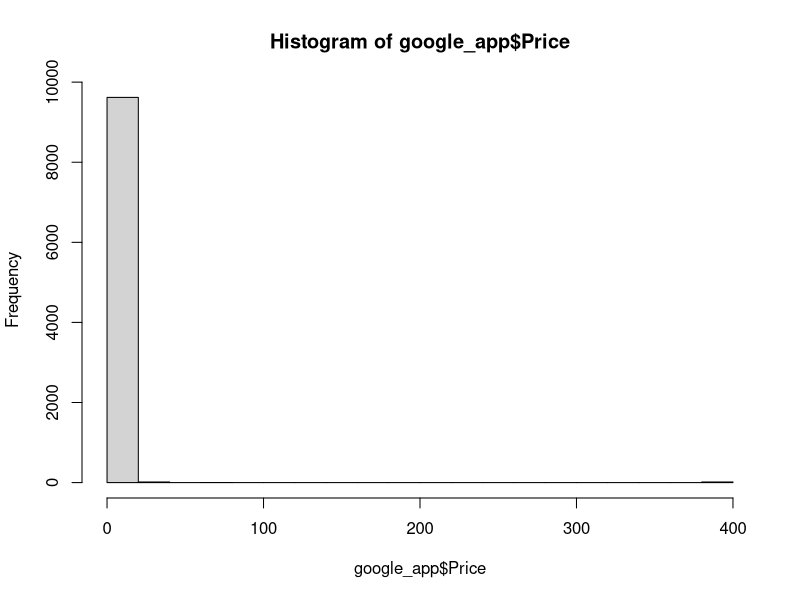
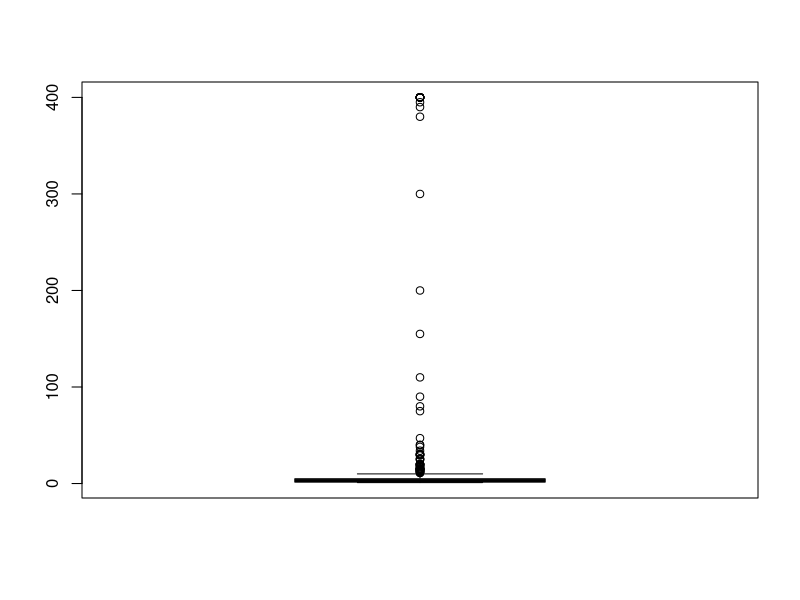
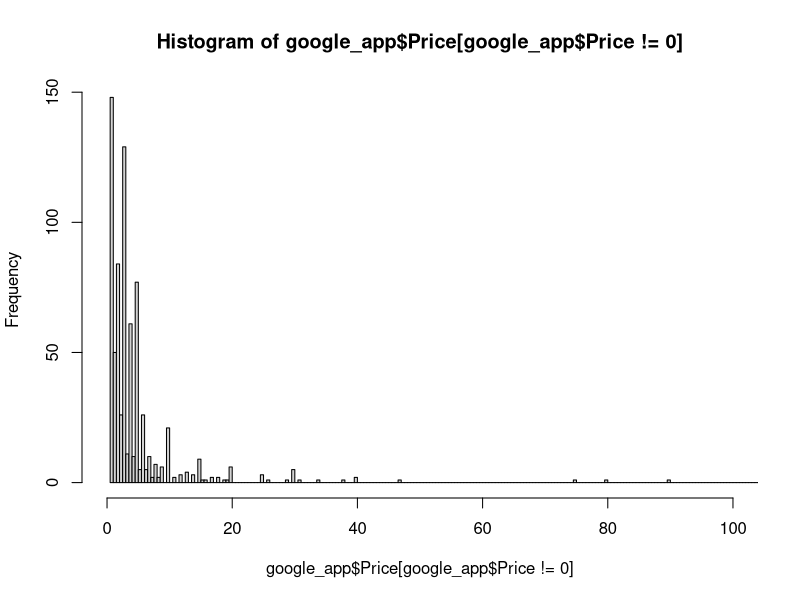

Generate these figures, in order, with R:
google_app=read.csv("google_app.csv")

# Variabile Installs ricodifica e accorpamenti
inst <- as.character(google_app$Installs)
# lev <- c("[0, 1K)","[1K, 5K)","[5K, 10K)","[10K, 50K)",
#          "[50K, 100K)","[100K, 500K)","[500K, 1M)", "[1M, 5M)", 
#          "[5M, 10M)", "[10M, 50M)","[50M, 100M)", 
#          "[100M, 500M)","[500M, 1B)", "[1B, +)")
lev <- c("[0, 1K)","[1K, 5K)","[5K, 10K)","[10K, 50K)",
         "[50K, 100K)","[100K, 500K)","[500K, 1M)", "[1M, 5M)", 
         "[5M, 10M)", "[10M, 50M)","[50M, 100M)", 
         "[100M, 500M)","[500M, +)")
reco_factor <- function(x){
  if(x=="1,000,000,000+"){
    return(lev[13])
  } else if(x=="500,000,000+"){
    return(lev[13])
  } else if(x=="100,000,000+"){
    return(lev[12])
  } else if(x=="50,000,000+"){
    return(lev[11])
  } else if(x=="10,000,000+"){
    return(lev[10])
  } else if(x=="5,000,000+"){
    return(lev[9])
  } else if(x=="1,000,000+"){
    return(lev[8])
  } else if(x=="500,000+"){
    return(lev[7])
  } else if(x=="100,000+"){
    return(lev[6])
  } else if(x=="50,000+"){
    return(lev[5])
  } else if(x=="10,000+"){
    return(lev[4])
  } else if(x=="5,000+"){
    return(lev[3])
  } else if(x=="1,000+"){
    return(lev[2])
  } else{
    return(lev[1])
  }
}
instal_corr <- as.character(sapply(inst,reco_factor))
google_app$Installs <- factor(instal_corr, lev, ordered = T)

# Modifica 2
# creo la nuova variabile
Size_Varies <- google_app$Size=="Varies with device"
summary(Size_Varies)

# ricodifico quelle che non variano
table(google_app$Size)
# Dato che un Mb ? mille Kb
# Mb
# Tengo memoria dei Mb
lunghezze <- nchar(as.character(google_app$Size))
Mega <- substr(as.character(google_app$Size),lunghezze,lunghezze)=="M"
head(Mega,50)

# Trasformo
google_app$Size <-gsub("M","", google_app$Size)
google_app$Size <-gsub("k","", google_app$Size)
google_app$Size[google_app$Size=="Varies with device"] <- NA
google_app$Size <- as.numeric(google_app$Size)
head(google_app$Size)
# Riscalo i Mega
google_app$Size[Mega==T] <- google_app$Size[Mega==T]*10^3
google_app$Size

# Modifica 5 
table(google_app$Price)
google_app$Price <- as.numeric(gsub("\\$","",google_app$Price))
table(google_app$Price)
hist(google_app$Price)
summary(google_app$Price)

# c'? charamente un outlier


# Modifica 7
table(google_app$Content.Rating)
google_app[google_app$Content.Rating=="Unrated",]

# decido di metterle "Everyone"
google_app$Content.Rating[google_app$Content.Rating=="Unrated"]<-"Everyone"
google_app$Content.Rating <- factor(google_app$Content.Rating)
table(google_app$Content.Rating)

# Modifica 10
# Osservazione: Ci sono due Nan - secondo me possono essere eliminati
table(google_app$Android.Ver)
da_elim <- c("2.2 - 7.1.1","4.0.3 - 7.1.1","4.1 - 7.1.1","5.0 - 6.0",
             "5.0 - 7.1.1","5.0 - 8.0","7.0 - 7.1.1")
google_app<-google_app[-which(google_app$Android.Ver %in% da_elim),]
google_app$Android.Ver <- factor(google_app$Android.Ver)

# unisco le classi 
mod1 <- c("1.0 and up", "1.5 and up","1.6 and up")
mod2 <- c("2.0 and up","2.0.1 and up","2.1 and up",
          "2.2 and up","2.3 and up","2.3.3 and up")
mod3 <- c("3.0 and up","3.1 and up","3.2 and up")
mod4 <- c("4.0 and up","4.0.3 and up","4.1 and up",
          "4.2 and up","4.3 and up","4.4 and up",
          "4.4W and up")
mod5<- c("5.0 and up","5.1 and up")
mod7 <- c("7.0 and up","7.1 and up")
old_mod <- list(mod1=mod1, mod2=mod2,mod3=mod3,mod4=mod4,mod5=mod5,mod7=mod7)
old_mod[2]
# Considerazione: Ha senso tenere le app tanto nuove?
new_mod <-c("1.0 and up","2.0 and up","3.0 and up",
            "4.0 and up","5.0 and up","7.0 and up") 

for( i in 1:6)
{
  google_app$Android.Ver[which(google_app$Android.Ver %in% old_mod[[i]])]<- new_mod[i]
}
table(google_app$Android.Ver)
# ricodifico i fattori
google_app$Android.Ver <- factor(google_app$Android.Ver)
# elimino gli Nan 
google_app <- google_app[-which(google_app$Android.Ver=="NaN"),]
# ho dovuto fare cos? perch? NaN era una modalit? non il classico NaN
google_app$Android.Ver <- factor(google_app$Android.Ver)
table(google_app$Android.Ver)

#Variabile 3

table(google_app$Type)
#Ho 1 NaN e 1 0, le elimino entrambe
eliminare=which(google_app$Type=="NaN")
eliminare=c(eliminare,which(google_app$Type=="0"))
eliminare
google_app[eliminare,]
google_app=google_app[-eliminare,]

#Controllo
which(google_app$Type=="NaN")
which(google_app$Type=="0")

#Variabile 6: Collassare Type e price
table(google_app$Price)
google_app$Price=gsub( "\\$","",google_app$Price)
table(google_app$Price)
google_app$Price=as.numeric(google_app$Price)
boxplot(google_app$Price[google_app$Price!=0])
hist(google_app$Price[google_app$Price!=0],xlim=c(0.00,100),nclass=1000)

Type_Price=rep(NA,length(google_app$Price))
for(i in (1:length(google_app$Price)))
{
  if(google_app$Price[i]==0)
  {
    Type_Price[i]="Free"
  }
  else if(google_app$Price[i]<5)
  {
    Type_Price[i]="Paid"
  }
  else if(google_app$Price[i]>=5)
  {
    Type_Price[i]="Plus"
  }
}
Type_Price=as.factor(Type_Price)
google_app=cbind(google_app,Type_Price)


#Variabile 8
str(google_app$Genres) #120 Livelli
table(google_app$Genres)
google_app$Genres=as.character(google_app$Genres)
i=1
for(i in (1:length(google_app$Genres)))
{
  a=strsplit(google_app$Genres[i],";")[[1]]
  if(length(a)==2)
  {
    google_app$Genres[i]=a[2]
  }
  else
  {
    google_app$Genres[i]=a[1]
  }
}

table(google_app$Genres)
google_app$Genres[2]
google_app$Genres=as.factor(google_app$Genres)
str(google_app$Genres) #53 livelli

#Variabile 9
Sys.setlocale("LC_ALL","C") #devo cambiare formato in cui vengono letti i mesi in inglese
google_app$Last.Updated=as.Date(as.character(google_app$Last.Updated),format='%B %d, %Y')
google_app$Last.Updated

#Ricodifico category come genre
table(google_app$Category)
#tutte lower
google_app$Category=tolower(google_app$Category)
table(google_app$Category)
#alzo la prima lettera
firstup <- function(x) {
  substr(x, 1, 1) <- toupper(substr(x, 1, 1))
  x
}

google_app$Category=firstup(google_app$Category)
table(google_app$Category)

library(plyr)
google_app$Category <- revalue(google_app$Category,c("Art_and_design"="Art & Design",
                                                     "Auto_and_vehicles"="Auto & Vehicles",
                                                     "Books_and_reference"="Books & Reference",
                                                     "Food_and_drink"="Food & Drink",
                                                     "Health_and_fitness"="Health & Fitness",
                                                     "House_and_home"="House & Home",
                                                     "Libraries_and_demo"="Libraries & Demo",
                                                     "Maps_and_navigation"="Maps & Navigation",
                                                     "News_and_magazines"="News & Magazines",
                                                     "Travel_and_local"="Travel & Local",
                                                     "Video_players"="Video Players"))

table(google_app$Category)
length(which(google_app$Category==google_app$Genres))
google_app$Category=as.factor(google_app$Category)
google_app$App=factor(google_app$App)

#Android ver
#Modifica confrontando relative device fissi e device variati
#creo una nuova variabile che mi indica se la versione android cambia o meno
varies_with_device=rep(NA,length(google_app$Android.Ver))
for(i in (1:length(google_app$Android.Ver)))
{
  if(google_app$Android.Ver[i]=="Varies with device")
  {
    varies_with_device[i]="Yes"
  }
  else
  {
    varies_with_device[i]="No"
  }
}
table(varies_with_device)
table(google_app$Android.Ver)
google_app=cbind(google_app,varies_with_device)
google_app$varies_with_device=as.factor(google_app$varies_with_device) #2 livelli
str(google_app$varies_with_device)

google_app$Content.Rating=revalue(google_app$Content.Rating,c("Adults only 18+"="Adults",
                                                              "Mature 17+"="Adults",
                                                              "Everyone 10+"="Teen"))
table(google_app$Content.Rating)
save(google_app,file="google_app_final.RData")
